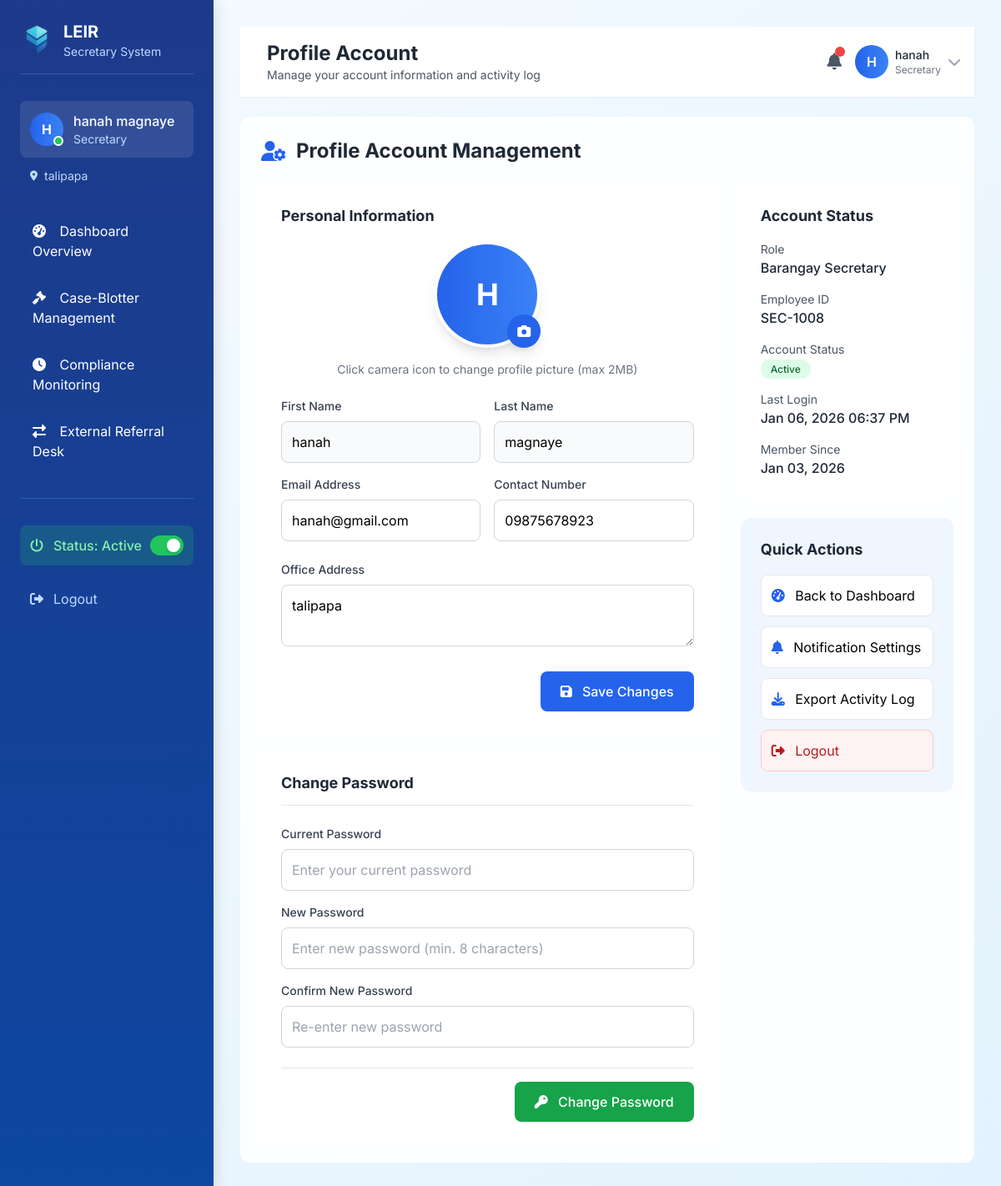
The app's page /sec/secretary_dashboard.php?module=profile (signed in) with its own data.
### tables this page shows
CREATE TABLE `users` (
  `id` int(11) NOT NULL,
  `first_name` varchar(50) NOT NULL,
  `middle_name` varchar(50) DEFAULT NULL,
  `last_name` varchar(50) NOT NULL,
  `suffix` varchar(10) DEFAULT NULL,
  `sex` enum('Male','Female','Other') NOT NULL,
  `birthday` date NOT NULL,
  `age` int(11) DEFAULT NULL,
  `permanent_address` text NOT NULL,
  `contact_number` varchar(20) NOT NULL,
  `emergency_contact` varchar(100) DEFAULT NULL,
  `emergency_number` varchar(20) DEFAULT NULL,
  `id_verification_path` varchar(255) DEFAULT NULL,
  `email` varchar(100) NOT NULL,
  `username` varchar(50) NOT NULL,
  `password` varchar(255) NOT NULL,
  `user_type` enum('citizen','barangay_member') DEFAULT 'citizen',
  `role` varchar(50) DEFAULT NULL,
  `position_id` int(11) DEFAULT NULL,
  `date_appointed` date DEFAULT NULL,
  `term_end` date DEFAULT NULL,
  `office_hours` varchar(100) DEFAULT NULL,
  `barangay` varchar(100) DEFAULT NULL,
  `status` enum('active','inactive','pending','rejected') DEFAULT 'pending',
  `is_active` tinyint(1) DEFAULT 1,
  `created_at` timestamp NOT NULL DEFAULT current_timestamp(),
  `updated_at` timestamp NOT NULL DEFAULT current_timestamp() ON UPDATE current_timestamp(),
  `last_login` timestamp NULL DEFAULT NULL,
  `pin_code` varchar(10) DEFAULT NULL,
  `master_code` varchar(10) DEFAULT NULL,
  `is_master_code_used` tinyint(1) DEFAULT 0,
  `master_code_used_at` timestamp NULL DEFAULT NULL,
  `reset_token` varchar(255) DEFAULT NULL,
  `reset_token_expiry` timestamp NULL DEFAULT NULL,
  `is_online` tinyint(1) DEFAULT 1,
  `profile_picture` varchar(255) DEFAULT NULL,
  `notification_token` varchar(255) DEFAULT NULL,
  `wants_notifications` tinyint(1) DEFAULT 1
);

### sec/modules/profile.php (the view, shortened to what the rows shown need)
<?php
$user_id = $_SESSION['user_id'];
try {
    $conn = getDbConnection();
    $user_query = "SELECT * FROM users WHERE id = :id";
    $user_stmt = $conn->prepare($user_query);
    $user_stmt->bindParam(':id', $user_id);
    $user_stmt->execute();
    $user = $user_stmt->fetch(PDO::FETCH_ASSOC);
} catch(PDOException $e) {
    $error = "Database error: " . $e->getMessage();
}
?>
<div class="space-y-8">
    <div class="glass-card rounded-xl p-6">
        <h2 class="text-2xl font-bold text-gray-800 mb-6 flex items-center">
            <i class="fas fa-user-cog mr-3 text-blue-600"></i>
            Profile Account Management
        </h2>
        <div class="grid grid-cols-1 lg:grid-cols-3 gap-8">
            <div class="lg:col-span-2">
                <div class="bg-white rounded-xl p-6 mb-6">
                    <h3 class="text-lg font-bold text-gray-800 mb-4">Personal Information</h3>
                    <form method="POST" enctype="multipart/form-data">
                        <div class="mb-6 text-center">
                            <div class="relative w-32 h-32 mx-auto mb-4">
                                <div id="profileImagePreview" class="w-full h-full rounded-full overflow-hidden bg-gray-200 border-4 border-white shadow-lg">
                                    <?php
                                    $profile_pic_path = "../../uploads/profile_pictures/" . ($user['profile_picture'] ?? '');
                                    if (!empty($user['profile_picture']) && file_exists($profile_pic_path)):
                                    ?>
                                        <img src="<?php echo $profile_pic_path; ?>"
                                             alt="Profile Picture"
                                             class="w-full h-full object-cover">
                                    <?php else: ?>
                                        <div class="w-full h-full flex items-center justify-center bg-gradient-to-r from-blue-600 to-blue-500 text-white text-4xl font-bold">
                                            <?php echo strtoupper(substr($user['first_name'], 0, 1)); ?>
                                        </div>
                                    <?php endif; ?>
                                </div>
                                <label for="profile_picture" class="absolute bottom-0 right-0 w-10 h-10 bg-blue-600 rounded-full flex items-center justify-center cursor-pointer hover:bg-blue-700 shadow-lg transition-all">
                                    <i class="fas fa-camera text-white"></i>
                                </label>
                            </div>
                            <p class="text-sm text-gray-500">Click camera icon to change profile picture (max 2MB)</p>
                        </div>
                        <div class="grid grid-cols-1 md:grid-cols-2 gap-4">
                            <div>
                                <label class="block text-sm font-medium text-gray-700 mb-2">First Name</label>
                                <input type="text" value="<?php echo htmlspecialchars($user['first_name'] ?? ''); ?>"
                                       class="w-full p-3 bg-gray-50 border border-gray-300 rounded-lg" readonly>
                            </div>
                            <div>
                                <label class="block text-sm font-medium text-gray-700 mb-2">Last Name</label>
                                <input type="text" value="<?php echo htmlspecialchars($user['last_name'] ?? ''); ?>"
                                       class="w-full p-3 bg-gray-50 border border-gray-300 rounded-lg" readonly>
                            </div>
                            <div>
                                <label class="block text-sm font-medium text-gray-700 mb-2">Email Address</label>
                                <input type="email" name="email" required
                                       class="w-full p-3 border border-gray-300 rounded-lg focus:ring-2 focus:ring-blue-500 focus:border-blue-500"
                                       value="<?php echo htmlspecialchars($user['email']); ?>">
                            </div>
                            <div>
                                <label class="block text-sm font-medium text-gray-700 mb-2">Contact Number</label>
                                <input type="tel" name="contact_number" required
                                       class="w-full p-3 border border-gray-300 rounded-lg focus:ring-2 focus:ring-blue-500 focus:border-blue-500"
                                       value="<?php echo htmlspecialchars($user['contact_number']); ?>">
                            </div>
                        </div>
                        <div class="mt-6">
                            <label class="block text-sm font-medium text-gray-700 mb-2">Office Address</label>
                            <textarea name="permanent_address" rows="2"
                                      class="w-full p-3 border border-gray-300 rounded-lg focus:ring-2 focus:ring-blue-500 focus:border-blue-500"><?php echo htmlspecialchars($user['permanent_address']); ?></textarea>
                        </div>
                        <div class="mt-6 flex justify-end">
                            <button type="submit" name="update_profile"
                                    class="px-6 py-3 bg-blue-600 text-white rounded-lg hover:bg-blue-700 focus:ring-2 focus:ring-blue-500 focus:ring-offset-2 transition-all font-medium">
                                <i class="fas fa-save mr-2"></i>
                                Save Changes
                            </button>
                        </div>
                    </form>
                </div>
                <div class="bg-white rounded-xl p-6">
                    <h3 class="text-lg font-bold text-gray-800 mb-6 pb-3 border-b">Change Password</h3>
                    <form method="POST">
                        <div class="space-y-4">
                            <div>
                                <label class="block text-sm font-medium text-gray-700 mb-2">Current Password</label>
                                <input type="password" name="current_password" required
                                       class="w-full p-3 border border-gray-300 rounded-lg focus:ring-2 focus:ring-blue-500 focus:border-blue-500"
                                       placeholder="Enter your current password">
                            </div>
                            <div>
                                <label class="block text-sm font-medium text-gray-700 mb-2">New Password</label>
                                <input type="password" name="new_password" required
                                       class="w-full p-3 border border-gray-300 rounded-lg focus:ring-2 focus:ring-blue-500 focus:border-blue-500"
                                       placeholder="Enter new password (min. 8 characters)">
                            </div>
                            <div>
                                <label class="block text-sm font-medium text-gray-700 mb-2">Confirm New Password</label>
                                <input type="password" name="confirm_password" required
                                       class="w-full p-3 border border-gray-300 rounded-lg focus:ring-2 focus:ring-blue-500 focus:border-blue-500"
                                       placeholder="Re-enter new password">
                            </div>
                        </div>
                        <div class="mt-6 pt-4 border-t flex justify-end">
                            <button type="submit" name="change_password"
                                    class="px-6 py-3 bg-green-600 text-white rounded-lg hover:bg-green-700 focus:ring-2 focus:ring-green-500 focus:ring-offset-2 transition-all font-medium">
                                <i class="fas fa-key mr-2"></i>
                                Change Password
                            </button>
                        </div>
                    </form>
                </div>
            </div>
            <div>
                <div class="bg-white rounded-xl p-6 mb-6">
                    <h3 class="text-lg font-bold text-gray-800 mb-4">Account Status</h3>
                    <div class="space-y-4">
                        <div>
                            <p class="text-sm text-gray-600">Role</p>
                            <p class="font-medium text-gray-800">Barangay Secretary</p>
                        </div>
                        <div>
                            <p class="text-sm text-gray-600">Employee ID</p>
                            <p class="font-medium text-gray-800">SEC-<?php echo str_pad($user_id, 4, '0', STR_PAD_LEFT); ?></p>
                        </div>
                        <div>
                            <p class="text-sm text-gray-600">Account Status</p>
                            <span class="px-3 py-1 bg-green-100 text-green-800 rounded-full text-xs font-medium">Active</span>
                        </div>
                        <div>
                            <p class="text-sm text-gray-600">Last Login</p>
                            <p class="font-medium text-gray-800"><?php echo date('M d, Y h:i A', strtotime($user['last_login'] ?? 'now')); ?></p>
                        </div>
                        <div>
                            <p class="text-sm text-gray-600">Member Since</p>
                            <p class="font-medium text-gray-800"><?php echo date('M d, Y', strtotime($user['created_at'])); ?></p>
                        </div>
                    </div>
                </div>
                <div class="bg-blue-50 rounded-xl p-6">
                    <h3 class="text-lg font-bold text-gray-800 mb-4">Quick Actions</h3>
                    <div class="space-y-3">
                        <a href="?module=dashboard" class="block p-3 bg-white border border-gray-200 rounded-lg text-left hover:bg-gray-50">
                            <i class="fas fa-tachometer-alt mr-2 text-blue-600"></i>
                            Back to Dashboard
                        </a>
                        <button class="w-full p-3 bg-white border border-gray-200 rounded-lg text-left hover:bg-gray-50">
                            <i class="fas fa-bell mr-2 text-blue-600"></i>
                            Notification Settings
                        </button>
                        <button class="w-full p-3 bg-white border border-gray-200 rounded-lg text-left hover:bg-gray-50">
                            <i class="fas fa-download mr-2 text-blue-600"></i>
                            Export Activity Log
                        </button>
                        <a href="../../logout.php" class="block p-3 bg-red-50 border border-red-200 rounded-lg text-left hover:bg-red-100 text-red-700">
                            <i class="fas fa-sign-out-alt mr-2"></i>
                            Logout
                        </a>
                    </div>
                </div>
            </div>
        </div>
    </div>
</div>

### sec/secretary_dashboard.php (shortened to what the rows shown need)
<?php
$user_id = $_SESSION['user_id'];
try {
    $conn = getDbConnection();
} catch(PDOException $e) {
    die("Database connection failed: " . $e->getMessage());
}
$module = isset($_GET['module']) ? $_GET['module'] : 'dashboard';
$user_query = "SELECT u.*,
                      IFNULL(u.barangay, 'Not specified') as barangay_display,
                      u.permanent_address as user_address,
                      u.profile_picture,
                      u.is_active
               FROM users u
               WHERE u.id = :id";
$user_stmt = $conn->prepare($user_query);
$user_stmt->bindParam(':id', $user_id);
$user_stmt->execute();
$user_data = $user_stmt->fetch(PDO::FETCH_ASSOC);
if ($user_data) {
    $user_address = $user_data['user_address'];
} else {
    $is_active = 1;
    $user_address = '';
    $profile_picture = '';
}
function getModuleTitle($module) {
    $titles = [
        'dashboard' => 'Dashboard Overview',
        'case' => 'Case & Blotter Management',
        'compliance' => 'Compliance Monitoring',
        'referral' => 'External Referral Desk',
        'profile' => 'Profile Account'
    ];
    return $titles[$module] ?? 'Dashboard';
}
?>
<!DOCTYPE html>
<html lang="en">
<head>
    <script src="https://cdn.tailwindcss.com"></script>
    <link rel="stylesheet" href="https://cdnjs.cloudflare.com/ajax/libs/font-awesome/6.4.0/css/all.min.css">
</head>
<body class="min-h-screen">
    <div class="sidebar w-64 min-h-screen fixed left-0 top-0 z-40 hidden md:block">
        <div class="p-6">
            <div class="flex items-center space-x-3 mb-8 pb-4 border-b border-blue-400/30">
                <div>
                    <h1 class="text-xl font-bold text-white">LEIR</h1>
                </div>
            </div>
            <div class="mb-8">
                <div class="mt-3 ml-3">
                    <p class="text-sm text-blue-200 flex items-center">
                        <i class="fas fa-map-marker-alt mr-2 text-xs"></i>
                        <span class="truncate"><?php echo htmlspecialchars($user_address ?? 'Barangay Office'); ?></span>
                    </p>
                </div>
            </div>
        </div>
    </div>
    <div class="main-content md:ml-64 flex-1 p-4 sm:p-6 lg:p-8">
        <header class="bg-white shadow-sm sticky top-0 z-30 mb-6">
            <div class="px-4 py-4">
                <div class="flex justify-between items-center">
                    <div class="flex items-center space-x-4">
                        <div>
                            <h1 class="text-2xl font-bold text-gray-800">
                                <?php echo getModuleTitle($module); ?>
                            </h1>
                        </div>
                    </div>
                </div>
            </div>
        </header>
        <?php
        $module_file = "modules/{$module}.php";
        if (file_exists($module_file)) {
            include $module_file;
        } else {
            echo "<div class='bg-white rounded-xl p-6'>";
            echo "<h2 class='text-xl font-bold text-gray-800 mb-4'>Module Not Found</h2>";
            echo "<p class='text-gray-600'>The requested module is not available.</p>";
            echo "</div>";
        }
        ?>
    </div>
</body>
</html>

### records on screen
users: permanent_address "talipapa", first_name "H", first_name "hanah", last_name "magnaye", email "hanah@gmail.com", contact_number "09875678923", last_login "Jan 06, 2026 06:37 PM", created_at "Jan 03, 2026"

### other values on screen
substr($_SESSION['first_name'], 0, 1) "H"
$user_name "hanah magnaye"
getModuleTitle($module) "Profile Account"
getModuleSubtitle($module) "Manage your account information and activity log"
$_SESSION['first_name'] "hanah"
str_pad($user_id, 4, '0', STR_PAD_LEFT) "1008"
